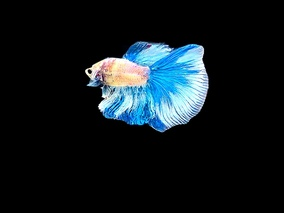
#> input picture Fish/Bete/Bete_115.jpg, 284 x 213 px, shrunk from 800 x 600 before the run, given in place of original.png, which was not available
$ python script.py
#> lines starting #> are read from the running program, lines starting #| are printed output that depends on the picture; after the words box and inside, x2 and y2 are one past the last pixel; in counts of white or black regions, pixels touching at a corner belong together; pictures that were not available may be replaced by others from this repository, and a replacement may not be noted
import numpy as np
import cv2 as cv
from pathlib import Path
import hashlib
from scipy import stats
import random
import matplotlib.pyplot as plt

# Constant variables
IMG_NAME = "original.png"
CURRENT_DIR = Path.cwd()
RESULTS_DIR = CURRENT_DIR / "results" # Directory to store project results
PART2_DIR = RESULTS_DIR / "part2" # Directory to store results from part 2
PART3_DIR = RESULTS_DIR / "part3" # Directory to store results from part 3
PLOTS_DIR = PART3_DIR / "plots" # Directory to store plots from part 3
README_PLOTS_DIR = PART3_DIR / "readme_plots" # Directory to store plots from part 3
CACHE_DIR = CURRENT_DIR / ".cache" # Directory to store cached information about the image to reduce script rerun time

# Create the directories in the current directory if the do not exist
RESULTS_DIR.mkdir(exist_ok=True)
PART2_DIR.mkdir(exist_ok=True)
PART3_DIR.mkdir(exist_ok=True)
PLOTS_DIR.mkdir(exist_ok=True)
README_PLOTS_DIR.mkdir(exist_ok=True)
CACHE_DIR.mkdir(exist_ok=True)

# Helper functions
SEED = 42 # To look at different result sets, change this number
random.seed(SEED)

# Create file hashes for the cache for uniqueness
def file_hash(path):
    with open(path, "rb") as file:
        return hashlib.md5(file.read()).hexdigest()

# Writes files to the dirs
def write_file(path, img):
    cv.imwrite(path, img)

# Used as a helper to check the number of files at various steps
def count_files(path):
    file_count = sum(1 for item in path.iterdir() if item.is_file())
    print(f'Total files in {path.name}: {file_count}')

# Converts images to RGB
def to_rgb_display(img):
    if len(img.shape) == 2:
        return cv.cvtColor(img, cv.COLOR_GRAY2RGB)
    return cv.cvtColor(img, cv.COLOR_BGR2RGB)

# Dictionary to store the images and statistics for the plots
all_images = {}

print("==================== Part 2: Basic Analysis ==================== ")

print("\n Reading in base image file")
img = cv.imread(IMG_NAME)
#> img is the input picture: shape (213, 284, 3); mean B, G, R 29, 24.7, 16.3
assert img is not None, f'Image file {IMG_NAME} could not be read, check file path.'

print("\n 1.  Find and print min, max, average, median, mode, skew, range, standard deviation, variance of the original image for each individual channel")

# Creates brg channel cache file and checks if it exists. If it does, read from cache. If not, split the channels and store the results in cache
bgr_channels_cache = CACHE_DIR / f'bgr_channel_cache_{file_hash(IMG_NAME)}.npz'

if bgr_channels_cache.is_file():
    print(f'\n Retrieving channel data from cache')
    channels = np.load(bgr_channels_cache)
    b, g, r = channels["b"], channels["g"], channels["r"]
else:
    print("\n Extracting channel data from the original image")
    b, g, r = cv.split(img)
    np.savez(bgr_channels_cache, b=b, g=g, r=r)

brg_channels = {
    "Blue": b,
    "Red": r,
    "Green": g
}

# Get stats for each channel
for name, channel in brg_channels.items():
    flattened = channel.flatten()
    histogram = np.bincount(flattened, minlength=256)
    mode = np.argmax(histogram)
    print(f'\n Statistics for the {name} channel:')
    print(f'    Min: {channel.min():.4f}')
    print(f'    Max: {channel.max():.4f}')
    print(f'    Average: {channel.mean():.4f}')
    print(f'    Median: {np.median(channel):.4f}')
    print(f'    Mode: {mode} with count {histogram[mode]}')
    print(f'    Skew: {stats.skew(flattened):.4f}')
    print(f'    Range: {(channel.max() - channel.min()):.4f}')
    print(f'    Standard Deviation: {channel.std():.4f}')
    print(f'    Variance: {channel.var():.4f}')
#> this loop made 3 passes
#> name on passes 1 to 3: 'Blue', 'Red', 'Green'
#> (printed output is left out)

print("\n 2.  Convert and save the image to greyscale, binary, HSV, CIELAB, and HLS.")

# Saves original file to Part 2 dir for counting and adds to all images
original_file = "original.png"
write_file(PART2_DIR / original_file, img)
all_images["original"] = {
    "name": "Original",
    "image" : img,
    "space": "BRG",
    "angle": 0,
    "scale": 1,
    "tx": None,
    "ty": None,
    "sigma": None}

# Greyscale conversion
grey_file = "grey_img.png"
grey_img = cv.cvtColor(img, cv.COLOR_BGR2GRAY)
write_file(PART2_DIR / grey_file, grey_img)
all_images["grey"] = {
    "name": "Greyscale",
    "image" : grey_img,
    "space": "Greyscale",
    "angle": 0,
    "scale": 1,
    "tx": None,
    "ty": None,
    "sigma": None}

# Binary conversion
bin_file = "bin_img.png"
threshold_val, bin_img = cv.threshold(grey_img, 0, 255, cv.THRESH_BINARY + cv.THRESH_OTSU)
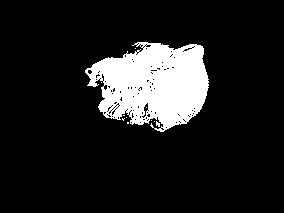
#> bin_img: shape (213, 284); 12.4% white; 11 white regions (10 under 20 px), largest, box (x1, y1, x2, y2) and area: (85, 42, 209, 132) 7441
#> threshold_val = 88
write_file(PART2_DIR / bin_file, bin_img)
all_images["bin"] = {
    "name": "Binary",
    "image" : bin_img,
    "space": "Binary",
    "angle": 0,
    "scale": 1,
    "tx": None,
    "ty": None,
    "sigma": None}

# HSV conversion
hsv_file = "hsv_img.png"
hsv_img = cv.cvtColor(img, cv.COLOR_BGR2HSV)
#> hsv_img: shape (213, 284, 3); mean H, S, V 16.3, 29.1, 30.1
write_file(PART2_DIR / hsv_file, hsv_img)
all_images["hsv"] = {
    "name": "HSV",
    "image" : hsv_img,
    "space": "HSV",
    "angle": 0,
    "scale": 1,
    "tx": None,
    "ty": None,
    "sigma": None}

# CIELab conversion
cielab_file = "cielab_img.png"
cielab_img = cv.cvtColor(img, cv.COLOR_BGR2Lab)
#> cielab_img: shape (213, 284, 3); mean of channels 0, 1, 2 24.8, 127.2, 125.2
write_file(PART2_DIR / cielab_file, cielab_img)
all_images["cielab"] = {
    "name": "CIELab",
    "image" : cielab_img,
    "space": "CIELab",
    "angle": 0,
    "scale": 1,
    "tx": None,
    "ty": None,
    "sigma": None}

# HLS conversion
hls_file = "hls_img.png"
hls_img = cv.cvtColor(img, cv.COLOR_BGR2HLS)
#> hls_img: shape (213, 284, 3); mean of channels 0, 1, 2 16.3, 22.7, 37
write_file(PART2_DIR / hls_file, hls_img)
all_images["hls"] = {
    "name": "HLS",
    "image" : hls_img,
    "space": "HLS",
    "angle": 0,
    "scale": 1,
    "tx": None,
    "ty": None,
    "sigma": None
}

print("\n 3.  Normalize the lighting on the HSV by performing histogram equalization across the V (value) channel.")

# Creates hsv channel cache file and checks if it exists. If it does, read from cache. If not, split the channels and store the results in cache
hsv_channels_cache = CACHE_DIR / f'hsv_channel_cache_{file_hash(PART2_DIR / hsv_file)}.npz'

if hsv_channels_cache.is_file():
    print(f'\n  Retrieving channel data from cache')
    channels = np.load(hsv_channels_cache)
    h, s, v = channels["h"], channels["s"], channels["v"]
else:
    print("\n  Extracting channel data from the image")
    h, s, v = cv.split(hsv_img)
    np.savez(hsv_channels_cache, h=h, s=s, v=v)

# Histogram Eq on V channel
norm_hsv = cv.merge([h, s, cv.equalizeHist(v)])
#> norm_hsv: shape (213, 284, 3); mean H, S, V 16.3, 29.1, 24.5

print("\n 4.  Convert the normalized image back to RGB and save it.")

# HSV to BGR
norm_brg_file = "norm_brg_img.png"
norm_brg = cv.cvtColor(norm_hsv, cv.COLOR_HSV2BGR)
write_file(PART2_DIR / norm_brg_file, norm_brg)
all_images["norm_rgb"] = {
    "name": "Normalized RGB",
    "image" : norm_brg,
    "space": "RGB",
    "angle": 0,
    "scale": 1,
    "tx": None,
    "ty": None,
    "sigma": None}

print("\n 5. Check for 7 images\n")
count_files(PART2_DIR)

print("\n 6.  Perform 2 random affine transformations on each image.")

# Function to create a shearing transformation on an image
def apply_shear(M, shear_x, shear_y):
    shear_matrix = np.array([[1, shear_x, 0],
                              [shear_y, 1,       0],
                              [0,       0,       1]], dtype=np.float64)
    M_3x3 = np.vstack([M, [0, 0, 1]])
    return (shear_matrix @ M_3x3)[:2]

transformed_images = {}

for name, image_dict in all_images.items():

    image = image_dict["image"]

    # Two transforms per image
    for i in range(2):
        # Get original image information
        height, width = img.shape[:2]
        center = (width / 2, height / 2)

        # Determine what transformations will happen
        do_rotate = bool(random.getrandbits(1))
        do_scale = bool(random.getrandbits(1))
        do_shear = bool(random.getrandbits(1))
        do_translate = bool(random.getrandbits(1))

        # If none of the transformation were activated, force one
        if not (do_rotate or do_scale or do_shear or do_translate):
            selected = random.randint(0,3)
            if selected == 0:
                do_rotate = True
            elif selected == 1:
                do_scale = True
            elif selected == 2:
                do_shear = True
            else:
                do_translate = True

        # Get random tranformation values as necessary
        angle = random.uniform(-180, 180) if do_rotate else 0
        scale = random.uniform(0.5, 1.2) if do_scale else 1
        shear_x  = random.uniform(-0.2, 0.2) if do_shear else 0
        shear_y  = random.uniform(-0.2, 0.2) if do_shear else 0

        # Create matrix M with the given values
        M = cv.getRotationMatrix2D(center, angle, scale)

        # M has to exist before the translation or shear can occur
        if do_translate:
            tx = random.uniform(-.1, .1) * width
            ty = random.uniform(-.1, .1) * height
            M[0, 2] += tx
            M[1, 2] += ty

        if do_shear:
            M = apply_shear(M, shear_x, shear_y)

        # Apply transformation
        transformed = cv.warpAffine(image, M, (width, height), borderMode=cv.BORDER_REFLECT)
        transformed_name = f'{name}_transformed_{i+1}'
        transformed_file = f'{transformed_name}.png'

        transformed_images[transformed_name] = {
            "name": f'{image_dict["name"]} Transformed',
            "image": transformed,
            "space": image_dict["space"],
            "angle": angle,
            "scale": scale,
            "sigma": None,
        }
        transformed_images[transformed_name]["tx"] = tx if do_translate else None
        transformed_images[transformed_name]["ty"] = ty if do_translate else None

        print(f'\nTransformation {i + 1} completed on {name}')
        print(f'\n  Image transformation specs:')
        print(f'    Transform angle: {angle:.4f}') if do_rotate else print("    Image not rotated")
        print(f'    Transform scale: {scale:.4f}') if do_scale else print("    Image not scaled")
        if do_translate:
            print(f'    Translate tx: {tx:.4f}')
            print(f'    Translate ty: {ty:.4f}')
        else:
            print(f'    Image not translated')
        if do_shear:
            print(f'    Shear x: {shear_x:.4f}  Shear y: {shear_y:.4f}')
        else:
            print('    Not sheared')

        write_file(PART2_DIR / transformed_file, transformed)
#> this loop made 7 passes
#> name on passes 1, 2, 5, 6: 'original', 'grey', 'cielab', 'hls'
#> (printed output is left out)
#> pass 1, in write_file (call 8), `cv.imwrite(path, img)`:
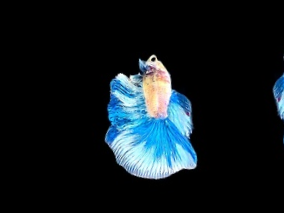
#> saved as original_transformed_1.png: shape (213, 284, 3); mean B, G, R 30.1, 25.5, 16.8
#> pass 1, in write_file (call 9), `cv.imwrite(path, img)`:
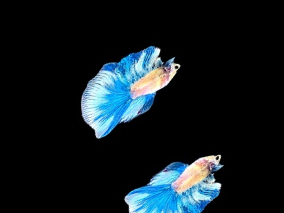
#> saved as original_transformed_2.png: shape (213, 284, 3); mean B, G, R 31.3, 26.6, 17.2
#> after the loop, selected = 0; transformed_images = 14 items

print("\n 7. Check for 21 files")
count_files(PART2_DIR)

print("\n 8.  Apply a Gaussian blur to each image using the levels of sigma: 0.5, 1.0, 1.5, 2.0, 2.5, 3.0, 3.5.")

sigmas = (0.5, 1.0, 1.5, 2.0, 2.5, 3.0, 3.5)
all_images = all_images | transformed_images
#> all_images = 21 items
blur_images = {}

for name, image_dict in all_images.items():

    image = image_dict["image"]

    print(f'\n  Performing Gaussian blur on {image_dict["name"]}')

    # For each sigma value, determine kernel size an apply blur
    for sigma in sigmas:
        kernel_size = int(6 * sigma + 1)
        kernel_size = kernel_size if kernel_size % 2 == 1 else kernel_size + 1
        blur = cv.GaussianBlur(image, (kernel_size, kernel_size), sigma)
        blur_name = f'{name}_blur_{sigma}'
        blur_file = f'{blur_name}.png'

        blur_images[blur_name] = {
            "name": f'{image_dict["name"]} Blurred',
            "image": blur,
            "space": image_dict["space"],
            "angle": image_dict["angle"],
            "scale": image_dict["scale"],
            "tx": image_dict["tx"],
            "ty": image_dict["ty"],
            "sigma": sigma
        }

        print(f'\tGaussian blur complete using sigma value {sigma}')

        write_file(PART2_DIR / blur_file, blur)
#> this loop made 21 passes
#> (printed output is left out)
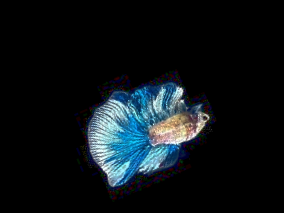
#> image: shape (213, 284, 3); mean B, G, R 23, 19.4, 13.3
#> after the loop, blur_images = 147 items

print("\n 9. Check for 168 images")
count_files(PART2_DIR)

print("==================== Part 3: Edge Detection ====================")

print("\n 1. Randomly create 4 subsets of 42 images")

all_images = all_images | blur_images
#> all_images = 168 items

# Create random subsets and group them
all_image_names = list(all_images.keys())
#> all_image_names = 168 items, first 6: 'original', 'grey', 'bin', 'hsv', 'cielab', 'hls'

random.shuffle(all_image_names)

group1 = all_image_names[:42]
#> group1 = 42 items, first 6: 'hsv_blur_1.0', 'hls', 'hsv_blur_1.5', 'cielab_blur_2.5', 'hls_transformed_2', 'grey_transformed_2_blur_3.0'
del all_image_names[:42]

group2 = all_image_names[:42]
#> group2 = 42 items, first 6: 'hls_transformed_1_blur_0.5', 'grey_blur_2.5', 'original_transformed_2_blur_3.0', 'original_transformed_2_blur_1.5', 'grey_transformed_2_blur_2.0', 'cielab_blur_2.0'
del all_image_names[:42]

group3 = all_image_names[:42]
#> group3 = 42 items, first 6: 'grey_transformed_2_blur_2.5', 'grey_transformed_1_blur_1.5', 'grey_transformed_2', 'original_transformed_1_blur_1.5', 'grey_transformed_1_blur_3.5', 'original_transformed_1'
del all_image_names[:42]

group4 = all_image_names
#> group4 = 42 items, first 6: 'norm_rgb_transformed_2', 'bin_transformed_2_blur_3.5', 'original_transformed_1_blur_3.0', 'norm_rgb_transformed_1_blur_2.0', 'grey_transformed_1_blur_2.0', 'norm_rgb_blur_3.0'

print("\n 2.  Choose a subset to use in the remaining steps.")

groups = [group1, group2, group3, group4]

group_num = random.randint(0,4)

selected_group = groups[group_num]
#> selected_group has the same summary as group1

print(f'\n  Selected group {group_num + 1}')

print("\n 4-8. Perform Sobel, Laplacian, Canny, and Prewitt edge detection on the chosen subset. Create 42, 5-image plots of the input image next to the edge-detected images.")

# Create the x and y kernels for the prewitt method
prewitt_kernel_x = np.array([[-1, 0, 1],
                      [-1, 0, 1],
                      [-1, 0, 1]], dtype=np.float32)
#> prewitt_kernel_x = [[-1, 0, 1], [-1, 0, 1], [-1, 0, 1]]

prewitt_kernel_y = np.array([[-1,-1,-1],
                               [ 0, 0, 0],
                               [ 1, 1, 1]], dtype=np.float32)
#> prewitt_kernel_y = [[-1, -1, -1], [0, 0, 0], [1, 1, 1]]

# Used for tracking plot numbers and picking 6 random plots for the README
sample_number = 1
readme_plots = random.sample(range(1, 43), 6)

# Function to dynamically determine canny thresholds rather than hardcoding to try to get better results
def auto_canny(image, sigma=0.33):
    median = np.median(image)
    lower = int(max(0, (1.0 - sigma) * median))
    upper = int(min(255, (1.0 + sigma) * median))
    return cv.Canny(image, lower, upper)

# For each image perform each edge detection type and save the result
for img_name in selected_group:

    print(f'\n  Configuring plot {sample_number}')
    image_dict = all_images[img_name]
    edge_image = image_dict["image"]
    img_file = f'{img_name}.png'

    write_file(PART3_DIR / img_file, edge_image)

    laplacian_edges = cv.Laplacian(edge_image,cv.CV_64F)
    laplacian_abs = cv.convertScaleAbs(laplacian_edges)
    laplace_name = f'{img_name}_laplacian'
    laplace_file = f'{laplace_name}.png'
    write_file(PART3_DIR / laplace_file, laplacian_abs)

    sobelx_edges = cv.Sobel(edge_image,cv.CV_64F,1,0,ksize=5)
    sobely_edges = cv.Sobel(edge_image,cv.CV_64F,0,1,ksize=5)
    combined_sobel_edges = cv.magnitude(sobelx_edges, sobely_edges)
    sobel_abs = cv.convertScaleAbs(combined_sobel_edges)
    sobel_name = f'{img_name}_sobel'
    sobel_file = f'{sobel_name}.png'
    write_file(PART3_DIR / sobel_file, sobel_abs)

    canny_input = cv.convertScaleAbs(edge_image) if edge_image.dtype != np.uint8 else edge_image
    canny_edges = auto_canny(canny_input)
    canny_name = f'{img_name}_canny'
    canny_file = f'{canny_name}.png'
    write_file(PART3_DIR / canny_file, canny_edges)

    prewitt_edges_x = cv.filter2D(edge_image, cv.CV_64F, prewitt_kernel_x)
    prewitt_edges_y = cv.filter2D(edge_image, cv.CV_64F, prewitt_kernel_y)
    prewitt_edges = cv.magnitude(prewitt_edges_x, prewitt_edges_y)
    prewitt_abs = cv.convertScaleAbs(prewitt_edges)
    prewitt_name = f'{img_name}_prewitt'
    prewitt_file = f'{prewitt_name}.png'
    write_file(PART3_DIR / prewitt_file, prewitt_abs)

    # Create plot for this edge detection set
    fig = plt.figure(figsize=(10, 10))
    fig.patch.set_facecolor("#1a1a2e")
    gs = fig.add_gridspec(3, 3)

    edge_image    = to_rgb_display(edge_image)
    laplacian_abs = to_rgb_display(laplacian_abs)
    sobel_abs     = to_rgb_display(sobel_abs)
    canny_edges   = to_rgb_display(canny_edges)
    prewitt_abs   = to_rgb_display(prewitt_abs)

    ax_top = fig.add_subplot(gs[0, 1])
    ax_left = fig.add_subplot(gs[1, 0])
    ax_center = fig.add_subplot(gs[1, 1])
    ax_right = fig.add_subplot(gs[1, 2])
    ax_bottom = fig.add_subplot(gs[2, 1])

    # Plot images and add labels
    ax_top.imshow(sobel_abs)
    ax_top.set_title("Sobel Edge", fontsize=12, pad=10, color="white",)
    ax_top.axis("off")

    ax_left.imshow(laplacian_abs)
    ax_left.set_title("Laplacian Edge", fontsize=12, pad=10, color="white",)
    ax_left.axis("off")

    ax_center.imshow(edge_image)
    ax_center.set_title("Input Image", fontsize=12, pad=20, color="white",)
    ax_center.axis("off")

    ax_right.imshow(canny_edges)
    ax_right.set_title("Canny Edge", fontsize=12, pad=10, color="white",)
    ax_right.axis("off")

    ax_bottom.imshow(prewitt_abs)
    ax_bottom.set_title("Prewitt Edge", fontsize=12, pad=10, color="white",)
    ax_bottom.axis("off")

    angle = round(image_dict["angle"], 1) if image_dict["angle"] else None
    scale = round(image_dict["scale"], 1) if image_dict["scale"] else None
    tx = round(image_dict["tx"], 1) if image_dict["tx"] else None
    ty = round(image_dict["ty"], 1) if image_dict["ty"] else None
    sigma = round(image_dict["sigma"], 1) if image_dict["sigma"] else None

    # Multi-line figure title
    fig.suptitle(
        f'Sample {sample_number} Pipeline Trajectory:\n'
        f'{image_dict["name"]}\n'
        f'-> {image_dict["space"]}\n'
        f'-> Affine(Rot:{angle}deg, Scale:{scale}, Trans:[{tx}, {ty}])\n'
        f'-> Gaussian Blur(sigma: {sigma})\n',
        fontsize=18,
        color="white",
        y=0.95
    )

    # Adjust spacing
    plt.tight_layout(rect=[0, 0, 1, 0.90])
    plt.savefig(PLOTS_DIR / f"{img_name}_comparison.png", facecolor=fig.get_facecolor())
    if sample_number in readme_plots:
        plt.savefig(README_PLOTS_DIR / f"{img_name}_comparison.png", facecolor=fig.get_facecolor())
    plt.close()

    sample_number+=1
#> this loop made 42 passes
#> (img_name, img_file, laplace_name, laplace_file, sobel_name, sobel_file, median in auto_canny, lower in auto_canny) on passes 1, 3, 4: ('hsv_blur_1.0', 'hsv_blur_1.0.png', 'hsv_blur_1.0_laplacian', 'hsv_blur_1.0_laplacian.png', 'hsv_blur_1.0_sobel', 'hsv_blur_1.0_sobel.png', 0, 0), ('hsv_blur_1.5', 'hsv_blur_1.5.png', 'hsv_blur_1.5_laplacian', 'hsv_blur_1.5_laplacian.png', 'hsv_blur_1.5_sobel', 'hsv_blur_1.5_sobel.png', 0, 0), ('cielab_blur_2.5', 'cielab_blur_2.5.png', 'cielab_blur_2.5_laplacian', 'cielab_blur_2.5_laplacian.png', 'cielab_blur_2.5_sobel', 'cielab_blur_2.5_sobel.png', 128, 85)
#> pass 1, `laplacian_abs = cv.convertScaleAbs(laplacian_edges)`:
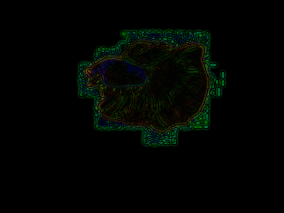
#> laplacian_abs: shape (213, 284, 3); mean of channels 0, 1, 2 1.8, 4.4, 1.8; drawn as B, G, R
#> pass 1, `plt.savefig(PLOTS_DIR / f"{img_name}_comparison.png", facecolor=fig.ge..`:
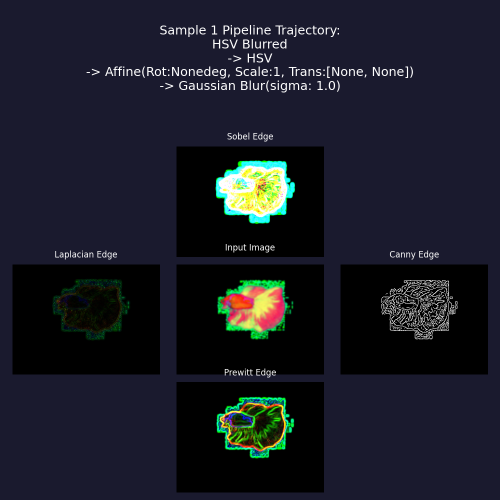
#> figure drawn by matplotlib, 5 panels
#> after the loop:
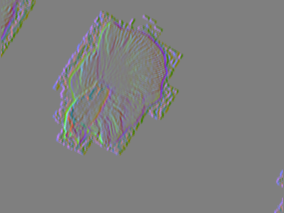
#> prewitt_edges_x: shape (213, 284, 3) float64; mean R, G, B -0.3, -0.6, -0.5; drawn with min black and max white
